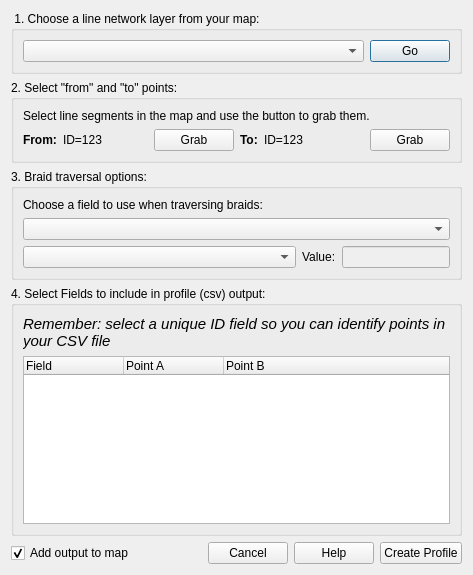
<?xml version="1.0" encoding="UTF-8"?>
<ui version="4.0">
 <class>networkProfilerDialogBase</class>
 <widget class="QDialog" name="networkProfilerDialogBase">
  <property name="geometry">
   <rect>
    <x>0</x>
    <y>0</y>
    <width>473</width>
    <height>575</height>
   </rect>
  </property>
  <property name="windowTitle">
   <string>Network Profiler</string>
  </property>
  <layout class="QVBoxLayout" name="verticalLayout">
   <item>
    <widget class="QGroupBox" name="groupBox_3">
     <property name="title">
      <string> 1. Choose a line network layer from your map:</string>
     </property>
     <layout class="QGridLayout" name="gridLayout">
      <item row="0" column="0">
       <widget class="QComboBox" name="ctlLayer"/>
      </item>
      <item row="0" column="1">
       <widget class="QPushButton" name="pushButton_2">
        <property name="sizePolicy">
         <sizepolicy hsizetype="Fixed" vsizetype="Fixed">
          <horstretch>0</horstretch>
          <verstretch>0</verstretch>
         </sizepolicy>
        </property>
        <property name="text">
         <string>Go</string>
        </property>
       </widget>
      </item>
     </layout>
    </widget>
   </item>
   <item>
    <widget class="QGroupBox" name="groupBox_4">
     <property name="sizePolicy">
      <sizepolicy hsizetype="Preferred" vsizetype="Minimum">
       <horstretch>0</horstretch>
       <verstretch>0</verstretch>
      </sizepolicy>
     </property>
     <property name="title">
      <string>2. Select &quot;from&quot; and &quot;to&quot; points:</string>
     </property>
     <layout class="QVBoxLayout" name="verticalLayout_2">
      <item>
       <widget class="QLabel" name="label">
        <property name="text">
         <string>Select line segments in the map and use the button to grab them.</string>
        </property>
        <property name="wordWrap">
         <bool>true</bool>
        </property>
       </widget>
      </item>
      <item>
       <layout class="QHBoxLayout" name="horizontalLayout_3">
        <item>
         <layout class="QHBoxLayout" name="horizontalLayout">
          <item>
           <widget class="QLabel" name="label_3">
            <property name="sizePolicy">
             <sizepolicy hsizetype="Fixed" vsizetype="Preferred">
              <horstretch>0</horstretch>
              <verstretch>0</verstretch>
             </sizepolicy>
            </property>
            <property name="font">
             <font>
              <weight>75</weight>
              <bold>true</bold>
             </font>
            </property>
            <property name="text">
             <string>From:</string>
            </property>
           </widget>
          </item>
          <item>
           <widget class="QLabel" name="label_6">
            <property name="text">
             <string>ID=123</string>
            </property>
           </widget>
          </item>
          <item>
           <widget class="QPushButton" name="cmdGetReachFromMap">
            <property name="sizePolicy">
             <sizepolicy hsizetype="Fixed" vsizetype="Fixed">
              <horstretch>0</horstretch>
              <verstretch>0</verstretch>
             </sizepolicy>
            </property>
            <property name="text">
             <string>Grab</string>
            </property>
           </widget>
          </item>
         </layout>
        </item>
        <item>
         <layout class="QHBoxLayout" name="horizontalLayout_2">
          <item>
           <widget class="QLabel" name="label_4">
            <property name="sizePolicy">
             <sizepolicy hsizetype="Fixed" vsizetype="Preferred">
              <horstretch>0</horstretch>
              <verstretch>0</verstretch>
             </sizepolicy>
            </property>
            <property name="font">
             <font>
              <weight>75</weight>
              <bold>true</bold>
             </font>
            </property>
            <property name="text">
             <string>To:</string>
            </property>
           </widget>
          </item>
          <item>
           <widget class="QLabel" name="label_7">
            <property name="text">
             <string>ID=123</string>
            </property>
           </widget>
          </item>
          <item>
           <widget class="QPushButton" name="pushButton">
            <property name="sizePolicy">
             <sizepolicy hsizetype="Fixed" vsizetype="Fixed">
              <horstretch>0</horstretch>
              <verstretch>0</verstretch>
             </sizepolicy>
            </property>
            <property name="text">
             <string>Grab</string>
            </property>
           </widget>
          </item>
         </layout>
        </item>
       </layout>
      </item>
     </layout>
    </widget>
   </item>
   <item>
    <widget class="QGroupBox" name="groupBox_5">
     <property name="sizePolicy">
      <sizepolicy hsizetype="Preferred" vsizetype="Minimum">
       <horstretch>0</horstretch>
       <verstretch>0</verstretch>
      </sizepolicy>
     </property>
     <property name="title">
      <string>3. Braid traversal options:</string>
     </property>
     <layout class="QVBoxLayout" name="verticalLayout_5">
      <item>
       <widget class="QLabel" name="label_9">
        <property name="text">
         <string>Choose a field to use when traversing braids:</string>
        </property>
       </widget>
      </item>
      <item>
       <layout class="QHBoxLayout" name="horizontalLayout_6">
        <item>
         <widget class="QComboBox" name="comboBox"/>
        </item>
       </layout>
      </item>
      <item>
       <layout class="QHBoxLayout" name="horizontalLayout_4">
        <property name="sizeConstraint">
         <enum>QLayout::SetDefaultConstraint</enum>
        </property>
        <item>
         <widget class="QComboBox" name="comboBox_2"/>
        </item>
        <item>
         <widget class="QLabel" name="label_8">
          <property name="sizePolicy">
           <sizepolicy hsizetype="Fixed" vsizetype="Preferred">
            <horstretch>0</horstretch>
            <verstretch>0</verstretch>
           </sizepolicy>
          </property>
          <property name="text">
           <string>Value:</string>
          </property>
         </widget>
        </item>
        <item>
         <widget class="QLineEdit" name="lineEdit">
          <property name="enabled">
           <bool>false</bool>
          </property>
          <property name="sizePolicy">
           <sizepolicy hsizetype="Fixed" vsizetype="Fixed">
            <horstretch>0</horstretch>
            <verstretch>0</verstretch>
           </sizepolicy>
          </property>
         </widget>
        </item>
       </layout>
      </item>
     </layout>
    </widget>
   </item>
   <item>
    <widget class="QGroupBox" name="groupBox_2">
     <property name="title">
      <string>4. Select Fields to include in profile (csv) output:</string>
     </property>
     <layout class="QVBoxLayout" name="verticalLayout_4">
      <item>
       <widget class="QLabel" name="label_2">
        <property name="font">
         <font>
          <pointsize>11</pointsize>
          <italic>true</italic>
         </font>
        </property>
        <property name="text">
         <string>Remember: select a unique ID field so you can identify points in your CSV file</string>
        </property>
        <property name="wordWrap">
         <bool>true</bool>
        </property>
       </widget>
      </item>
      <item>
       <widget class="QTreeWidget" name="treeFields">
        <property name="minimumSize">
         <size>
          <width>0</width>
          <height>100</height>
         </size>
        </property>
        <property name="horizontalScrollBarPolicy">
         <enum>Qt::ScrollBarAlwaysOff</enum>
        </property>
        <property name="alternatingRowColors">
         <bool>true</bool>
        </property>
        <property name="selectionMode">
         <enum>QAbstractItemView::ExtendedSelection</enum>
        </property>
        <property name="selectionBehavior">
         <enum>QAbstractItemView::SelectRows</enum>
        </property>
        <property name="indentation">
         <number>0</number>
        </property>
        <property name="columnCount">
         <number>3</number>
        </property>
        <attribute name="headerMinimumSectionSize">
         <number>10</number>
        </attribute>
        <column>
         <property name="text">
          <string>Field</string>
         </property>
        </column>
        <column>
         <property name="text">
          <string>Point A</string>
         </property>
        </column>
        <column>
         <property name="text">
          <string>Point B</string>
         </property>
        </column>
       </widget>
      </item>
     </layout>
    </widget>
   </item>
   <item>
    <layout class="QHBoxLayout" name="horizontalLayout_5">
     <item>
      <widget class="QCheckBox" name="checkBox">
       <property name="text">
        <string>Add output to map</string>
       </property>
       <property name="checked">
        <bool>true</bool>
       </property>
      </widget>
     </item>
     <item>
      <widget class="QDialogButtonBox" name="cmdButtons">
       <property name="orientation">
        <enum>Qt::Horizontal</enum>
       </property>
       <property name="standardButtons">
        <set>QDialogButtonBox::Cancel|QDialogButtonBox::Help</set>
       </property>
       <property name="centerButtons">
        <bool>false</bool>
       </property>
      </widget>
     </item>
     <item>
      <widget class="QPushButton" name="btnCreateProfile">
       <property name="text">
        <string>Create Profile</string>
       </property>
      </widget>
     </item>
    </layout>
   </item>
  </layout>
 </widget>
 <resources/>
 <connections>
  <connection>
   <sender>cmdButtons</sender>
   <signal>accepted()</signal>
   <receiver>networkProfilerDialogBase</receiver>
   <slot>accept()</slot>
   <hints>
    <hint type="sourcelabel">
     <x>318</x>
     <y>562</y>
    </hint>
    <hint type="destinationlabel">
     <x>20</x>
     <y>20</y>
    </hint>
   </hints>
  </connection>
  <connection>
   <sender>cmdButtons</sender>
   <signal>accepted()</signal>
   <receiver>networkProfilerDialogBase</receiver>
   <slot>reject()</slot>
   <hints>
    <hint type="sourcelabel">
     <x>318</x>
     <y>562</y>
    </hint>
    <hint type="destinationlabel">
     <x>20</x>
     <y>20</y>
    </hint>
   </hints>
  </connection>
 </connections>
</ui>
